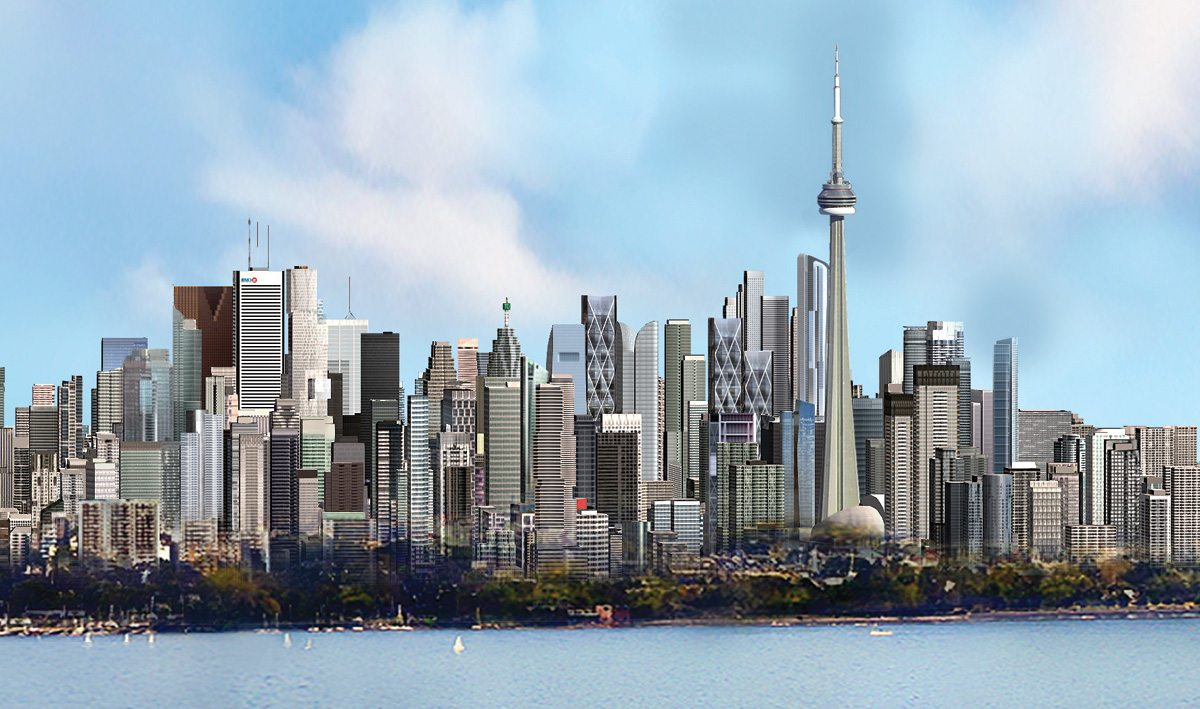
#> input picture in-class examples/toronto-skyline.jpg, 1200 x 709 px
$ python '18.11.19 image_filters.py'
#> lines starting #> are read from the running program, lines starting #| are printed output that depends on the picture
import numpy as np
import scipy
import skimage.io
import skimage.viewer


def convolve2d(image, filter):
    # Flip filter left right and up down
    filter = np.flipud(np.fliplr(filter))

    # Image output
    output = np.zeros_like(image)

    # Avoid problems of edges by zero padding the image
    # Create the image of zeroes two pixels bigger in both rows and columns
    image_padded = np.zeros((image.shape[0] + 2, image.shape[1] + 2))
    image_padded[1:-1, 1:-1] = image

    for m in range(image.shape[1]):
        for n in range(image.shape[0]):
            # element-wise multiplication of the filter and the image
            # and then add up the multiplications
            output[n, m] = (filter*image_padded[n:n+3, m:m+3]).sum()

    return output


img = skimage.io.imread('toronto-skyline.jpg', as_gray=True)
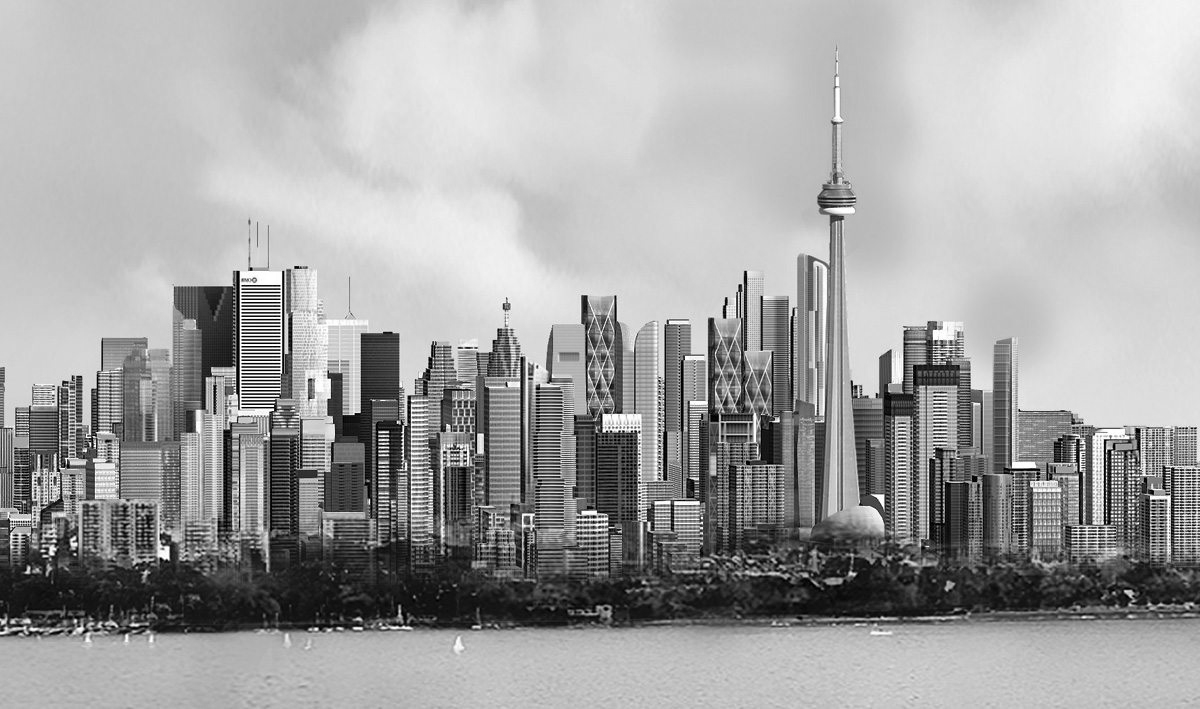
#> img: shape (709, 1200) float64; min 0, max 1, mean 0.642
skimage.viewer.ImageViewer(img).show()
#> (this line was passed over: skimage is not available in this run)

# Convolve the image with a filter that blurs the image...
blur_filter = np.array([[1, 1, 1], [1, 1, 1], [1, 1, 1]])/9.0
edge_filter = np.array([[-1, -1, -1], [-1, 8, -1], [-1, -1, -1]])

# image_result = convolve2d(img, edge_filter)
image_result = scipy.signal.convolve2d(img, edge_filter, 'same')
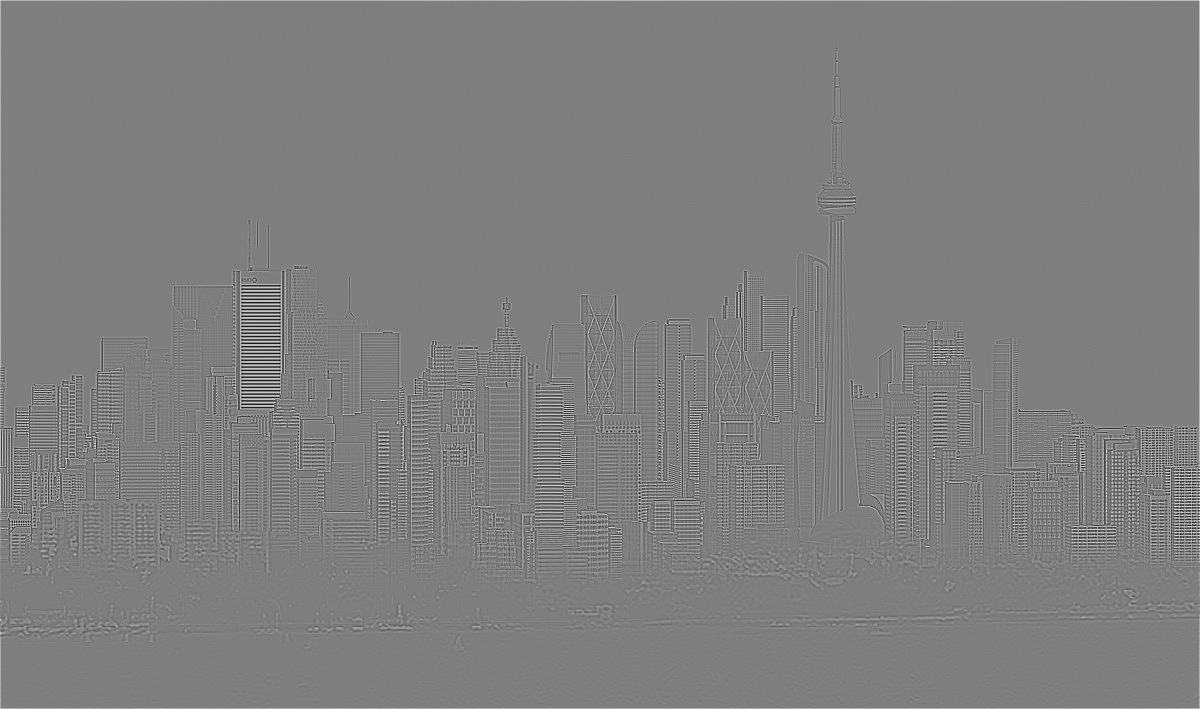
#> image_result: shape (709, 1200) float64; min -5.83, max 5.88, mean 0.00992; drawn with min black and max white

skimage.viewer.ImageViewer(image_result).show()
#> (this line was passed over: skimage is not available in this run)

print('DONE')
